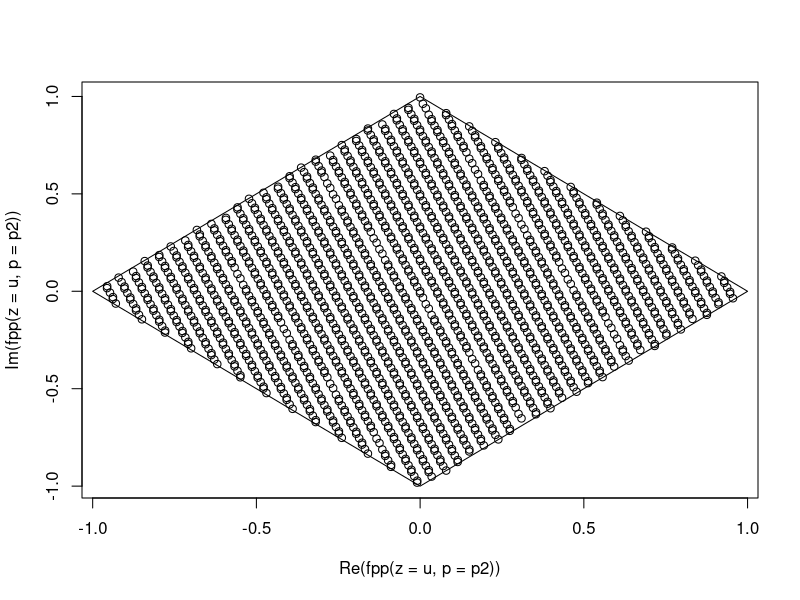

The R script that drew this image:
library(elliptic)


### Name: fpp
### Title: Fundamental period parallelogram
### Aliases: fpp mn
### Keywords: math

### ** Examples

p <- c(1.01+1.123i, 1.1+1.43i)
mn(z=1:10,p) %*% p  ## should be close to 1:10

 #Now specify some periods:
 p2 <- c(1+1i,1-1i)

 #Define a sequence of complex numbers that zooms off to infinity:
 u <- seq(from=0,by=pi+1i*exp(1),len=2007)

 #and plot the sequence, modulo the periods:
 plot(fpp(z=u,p=p2))

 #and check that the resulting points are within the qpp:
polygon(c(-1,0,1,0),c(0,1,0,-1))
 
